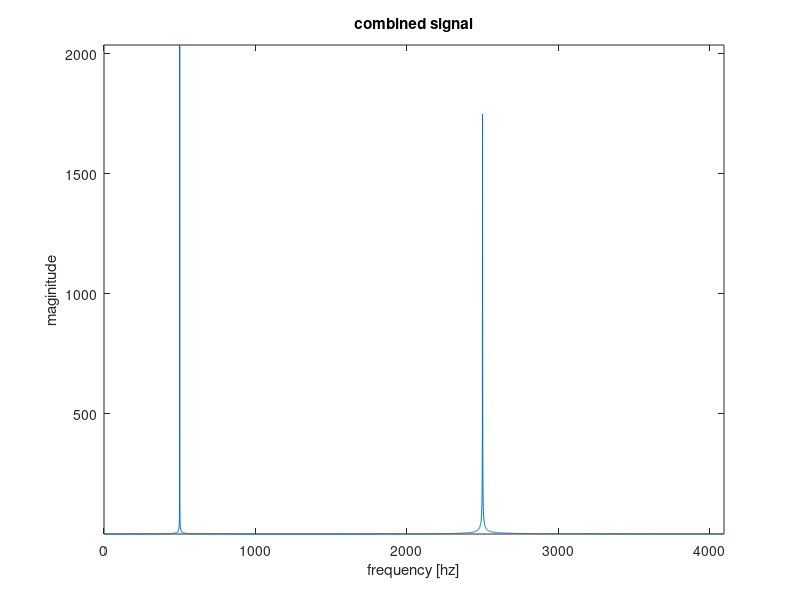
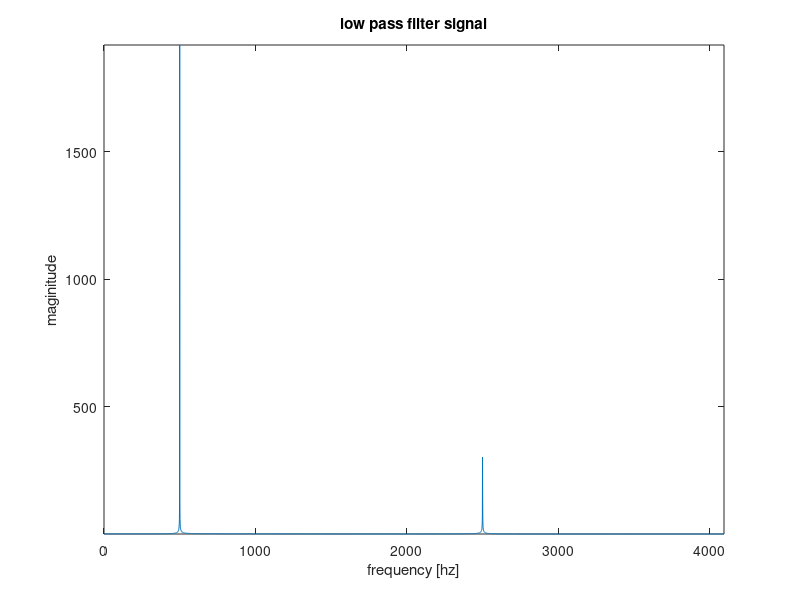
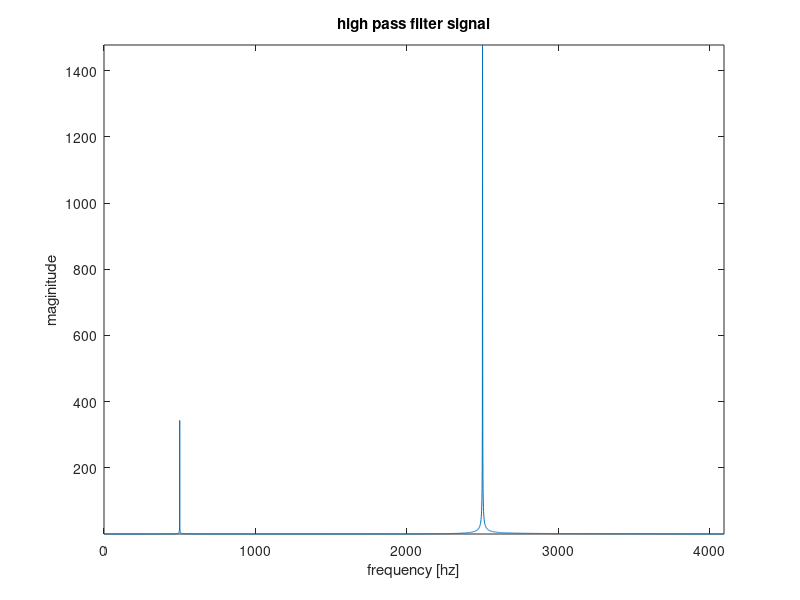

Here is the MATLAB script that generated these plots, in order:

t = linspace(0,1,8192);
a = 0.5*sin(2*pi*500*t);
b = 0.5*sin(2*pi*2500*t);
c = a + b;
%sound(c);

lowfilter = fir1(6,1500/(8192/2));  %order, cutoff frequency relative of nyquist freq
                     %fs/2 = fn, so f_cutoff/(fn)
                     % this gives us coefficient for use with filter
                     % functionj 
i = filter(lowfilter,1,c); %B, A are for FIR in equation
sound(i);

pause;
highfilter = fir1(6,1500/(8192/2),'high');
j = filter(highfilter,1,c);
sound(j);

%%
close all
N = length(c);
fs = 8192; %samples per sec
fn = fs/2; %nyquist freq
X_mags = abs(fft(c));
bin_vals = [0: N-1];
fax_hz = bin_vals*fs/N;
N_2 = ceil(N/2);
figure()
plot(fax_hz(1:N_2),X_mags(1:N_2));
xlabel('frequency [hz]');
ylabel('maginitude');
title('combined signal');
axis tight
figure()
X_mags5 = abs(fft(i));
plot(fax_hz(1:N_2),X_mags5(1:N_2));
xlabel('frequency [hz]');
ylabel('maginitude');
title('low pass filter signal');
axis tight
figure()
X_mags25 = abs(fft(j));
plot(fax_hz(1:N_2),X_mags25(1:N_2));
xlabel('frequency [hz]');
ylabel('maginitude');
title('high pass filter signal');
axis tight